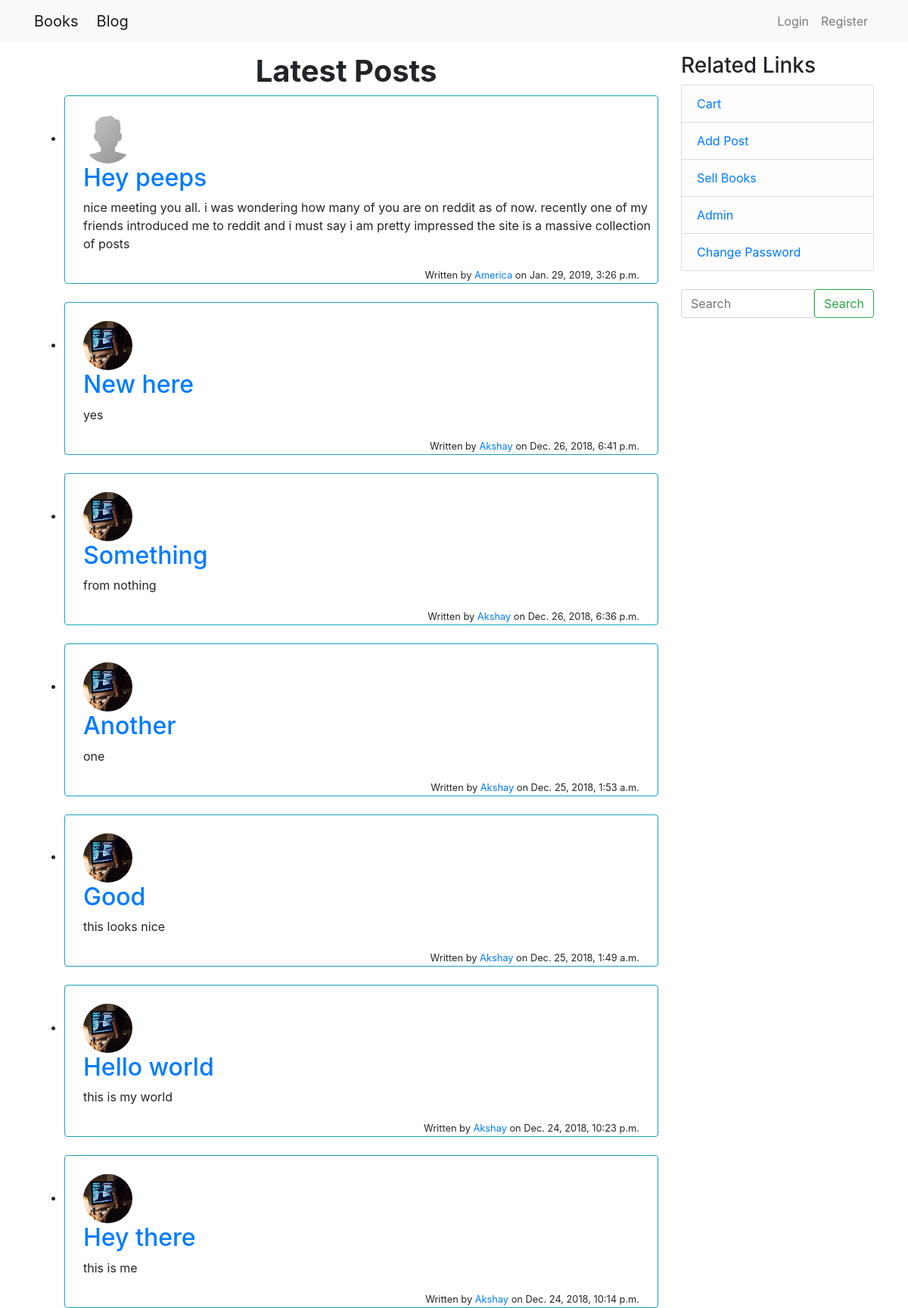
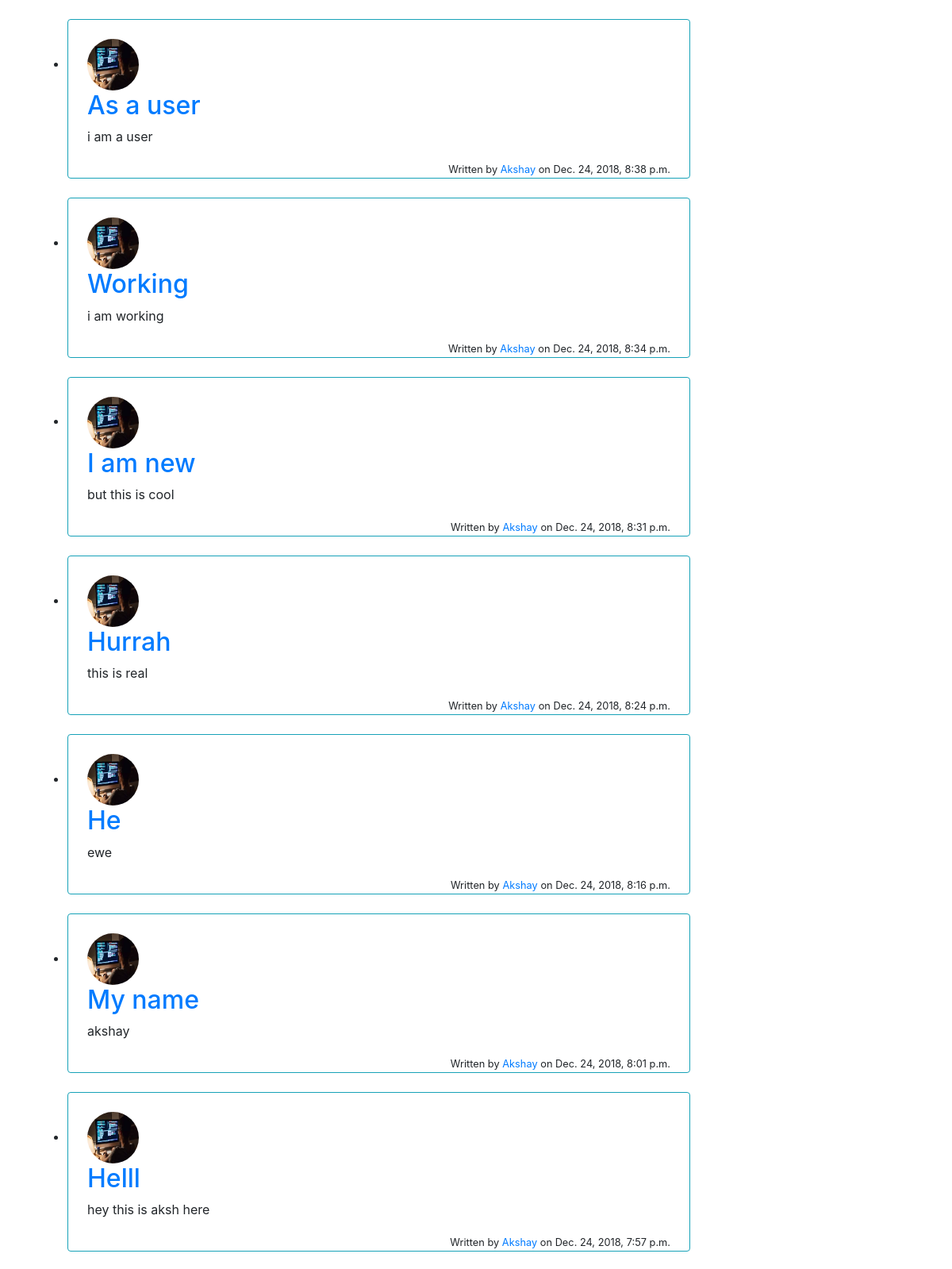
Screenshot of /blog/ (upper part) with the database file from the repository (2 pictures, top to bottom).
### blog/models.py (models this page shows, shortened)
class Post(models.Model):
	title = models.CharField(max_length=50)
	text = models.TextField()
	slug = models.SlugField(unique=True)
	date_posted = models.DateTimeField(auto_now_add=True)
	author = models.ForeignKey(User, on_delete=models.CASCADE)

### users/models.py (models this page shows, shortened)
class Profile(models.Model):
	user = models.OneToOneField(User, on_delete=models.CASCADE)
	image = models.ImageField(default='default.jpeg', upload_to='profile_pics')
	about = models.TextField(blank=True, null=True, default="Not Mentioned")
	phone_regex = RegexValidator(regex=r'^\d{10}$', message="Phone number must be 10 digits only")
	employment = models.CharField(max_length=100, blank=True, default="Not Mentioned")
	hobbies = models.TextField(blank=True, null=True, default="Not Mentioned")
	phone_number = models.CharField(validators=[phone_regex], max_length=10, blank=True, default="Not Mentioned")
	lives_in = models.CharField(max_length=100, blank=True, default="Not Mentioned")
	from_place = models.CharField(max_length=100, blank=True, default="Not Mentioned")
	shipping_address = models.TextField(blank=True, null=True, default="Not Mentioned")

### blog/views.py (the view)
# urls.py: path('', posts_home, name='posts-home'),
def posts_home(request):
    context = {
        'posts': Post.objects.all().order_by("date_posted").reverse()
    }
    return render(request, 'blog/home.html', context)

### blog/templates/blog/home.html
{% extends "blog/base.html" %}
{% block content %}
	<h1 class="text-center"><strong>Latest Posts</strong></h1>
	<ul>
		{% for post in posts %}
			<li class="list-item">
				<div class="border border-info pl-4 pt-4 rounded">
					<img class="rounded-circle article-img" src="{{ post.author.profile.image.url }}" alt="">
					<a href="{% url 'view-post' slug=post.slug %}"><h2>{{ post.title|capfirst }}</h2></a>
					<div class="content ">
						<p>
							{{ post.text }}
						</p>
						<span>
							<div class="text-right pr-4">
								<small>Written by <a href="{% url 'user-post' post.author %}">{{ post.author|title }}</a>  on {{ post.date_posted }}</small>
							</div>
						</span>
					</div>
				</div>
				<br />
			</li>
		{% endfor %}
	</ul>
{% endblock content %}

### blog/static/blog/main.css (style rules this page uses)
body { padding-top:70px; }
.article-img { height: 65px; width: 65px; margin-right: 16px; }

### rows the page displays
Post: author.profile.image (placeholder picture), title "Hey peeps", text "nice meeting you all. i was wondering how many of you are on reddit as of now. recently one of my friends introduced me to reddit and i must say i am pretty impressed the site is a massive collection of posts", author "America", date_posted "Jan. 29, 2019, 3:26 p.m."
Post: author.profile.image (picture), title "New here", text "yes", author "Akshay", date_posted "Dec. 26, 2018, 6:41 p.m."
Post: author.profile.image (picture), title "Something", text "from nothing", author "Akshay", date_posted "Dec. 26, 2018, 6:36 p.m."
Post: author.profile.image (picture), title "Another", text "one", author "Akshay", date_posted "Dec. 25, 2018, 1:53 a.m."
Post: author.profile.image (picture), title "Good", text "this looks nice", author "Akshay", date_posted "Dec. 25, 2018, 1:49 a.m."
Post: author.profile.image (picture), title "Hello world", text "this is my world", author "Akshay", date_posted "Dec. 24, 2018, 10:23 p.m."
Post: author.profile.image (picture), title "Hey there", text "this is me", author "Akshay", date_posted "Dec. 24, 2018, 10:14 p.m."
Post: author.profile.image (picture), title "As a user", text "i am a user", author "Akshay", date_posted "Dec. 24, 2018, 8:38 p.m."
Post: author.profile.image (picture), title "Working", text "i am working", author "Akshay", date_posted "Dec. 24, 2018, 8:34 p.m."
Post: author.profile.image (picture), title "I am new", text "but this is cool", author "Akshay", date_posted "Dec. 24, 2018, 8:31 p.m."
Post: author.profile.image (picture), title "Hurrah", text "this is real", author "Akshay", date_posted "Dec. 24, 2018, 8:24 p.m."
Post: author.profile.image (picture), title "He", text "ewe", author "Akshay", date_posted "Dec. 24, 2018, 8:16 p.m."
Post: author.profile.image (picture), title "My name", text "akshay", author "Akshay", date_posted "Dec. 24, 2018, 8:01 p.m."
Post: author.profile.image (picture), title "Helll", text "hey this is aksh here", author "Akshay", date_posted "Dec. 24, 2018, 7:57 p.m."
